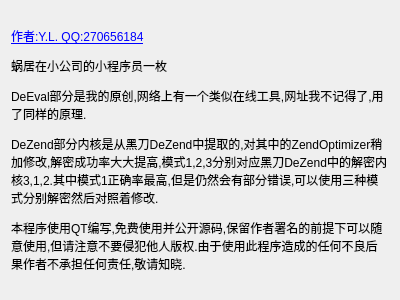
<?xml version="1.0" encoding="UTF-8"?>
<ui version="4.0">
 <class>About</class>
 <widget class="QWidget" name="About">
  <property name="geometry">
   <rect>
    <x>0</x>
    <y>0</y>
    <width>400</width>
    <height>300</height>
   </rect>
  </property>
  <property name="windowTitle">
   <string>Form</string>
  </property>
  <layout class="QVBoxLayout" name="verticalLayout">
   <item>
    <widget class="QLabel" name="label">
     <property name="text">
      <string>&lt;html&gt;&lt;head/&gt;&lt;body&gt;&lt;p&gt;&lt;a href=&quot;http://zhaoyl.sinaapp.com/&quot;&gt;&lt;span style=&quot; text-decoration: underline; color:#0000ff;&quot;&gt;作者:Y.L. QQ:270656184&lt;/span&gt;&lt;/a&gt;&lt;/p&gt;&lt;p&gt;蜗居在小公司的小程序员一枚&lt;/p&gt;&lt;p&gt;DeEval部分是我的原创,网络上有一个类似在线工具,网址我不记得了,用了同样的原理.&lt;/p&gt;&lt;p&gt;DeZend部分内核是从黑刀DeZend中提取的,对其中的ZendOptimizer稍加修改,解密成功率大大提高,模式1,2,3分别对应黑刀DeZend中的解密内核3,1,2.其中模式1正确率最高,但是仍然会有部分错误,可以使用三种模式分别解密然后对照着修改.&lt;/p&gt;&lt;p&gt;本程序使用QT编写,免费使用并公开源码,保留作者署名的前提下可以随意使用,但请注意不要侵犯他人版权.由于使用此程序造成的任何不良后果作者不承担任何责任,敬请知晓.&lt;/p&gt;&lt;/body&gt;&lt;/html&gt;</string>
     </property>
     <property name="alignment">
      <set>Qt::AlignLeading|Qt::AlignLeft|Qt::AlignVCenter</set>
     </property>
     <property name="wordWrap">
      <bool>true</bool>
     </property>
    </widget>
   </item>
  </layout>
 </widget>
 <resources/>
 <connections/>
</ui>
